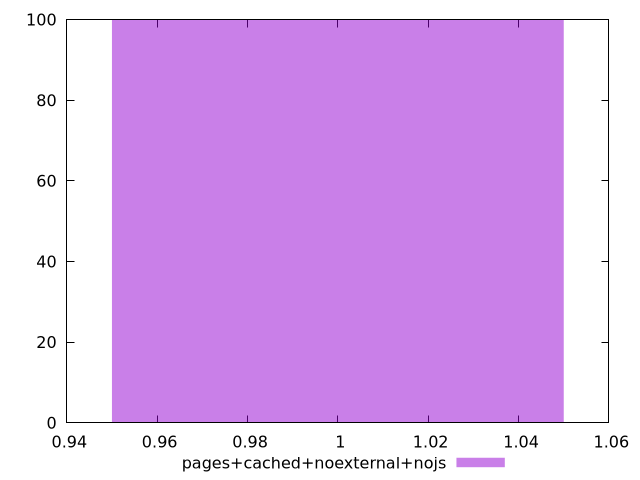

This figure's gnuplot source:
$_pagesCachedNoexternalNojs <<EOF
1 100
EOF
set key outside below
set terminal pngcairo
set output "report_00005_2020-11-02T22-26-11.212Z/font-display/pages+cached+noexternal+nojs//hist.png"
set yrange [0:100]
set boxwidth 0.1
set style fill transparent solid 0.5 noborder
plot $_pagesCachedNoexternalNojs title "pages+cached+noexternal+nojs" with boxes ,
